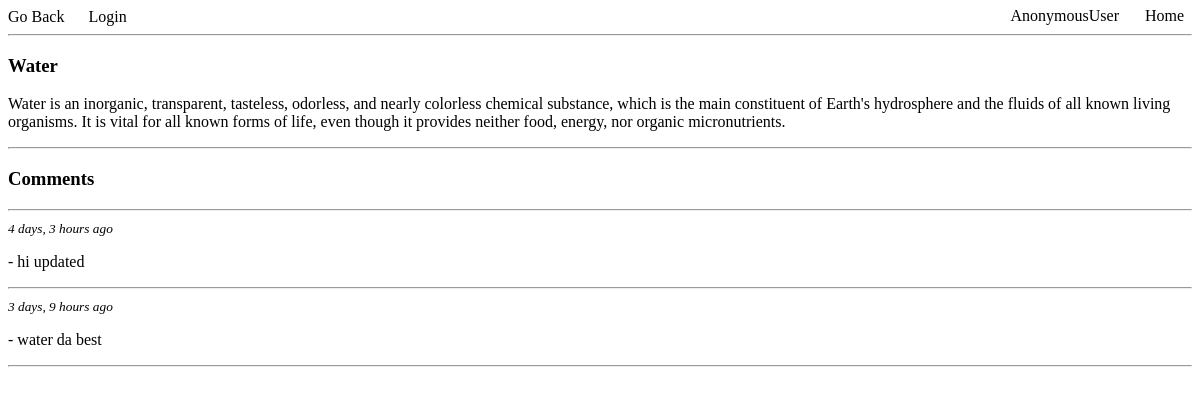
The page /blog/1 on the database its author committed.
### base/models.py (models this page shows)
class Post(models.Model):
    author = models.ForeignKey(User, on_delete=models.CASCADE)
    title = models.CharField(max_length=255)
    content = models.TextField()
    created = models.DateTimeField(auto_now=True)
    updated = models.DateTimeField(auto_now_add=True)
    class Meta:
        ordering = ['-created', '-updated']
    def __str__(self) -> str:
        return self.title

class Comment(models.Model):
    post = models.ForeignKey(Post, on_delete=models.CASCADE)
    body = models.TextField()
    created = models.DateTimeField(auto_now=True)
    updated = models.DateTimeField(auto_now_add=True)
    class Meta:
        ordering = ['-created', '-updated']
    def __str__(self) -> str:
        return self.body

### base/views.py (the view)
# urls.py: path('blog/<str:id>', views.blog_detail, name="blog_detail"),
def blog_detail(request, id):
    post = Post.objects.get(id=id)
    comments = post.comment_set.all()
    context = {'post': post, 'comments': comments}
    return render(request, 'base/blog_detail.html', context)

### base/templates/base/blog_detail.html
{% extends "base/main.html" %}
{% block content %}
    <h3>{{post}}</h3>
    <p>{{post.content}}</p>
    <hr>
    <h3>Comments</h3>
    <hr>
    {% for comment in comments %}
      <small><em>{{comment.updated|timesince}} ago</em></small>
      <p>- {{comment}}</p>
      <hr>
    {% endfor %}
{% endblock content %}

### rows shown on the page
Post: title "Water", content "Water is an inorganic, transparent, tasteless, odorless, and nearly colorless chemical substance, which is the main constituent of Earth's hydrosphere and the fluids of all known living organisms. It is vital for all known forms of life, even though it provides neither food, energy, nor organic micronutrients."
Comment: updated "4 days, 3 hours", body "hi updated"
Comment: updated "3 days, 9 hours", body "water da best"

### other values the page prints
{{ user|capfirst }} "AnonymousUser"
